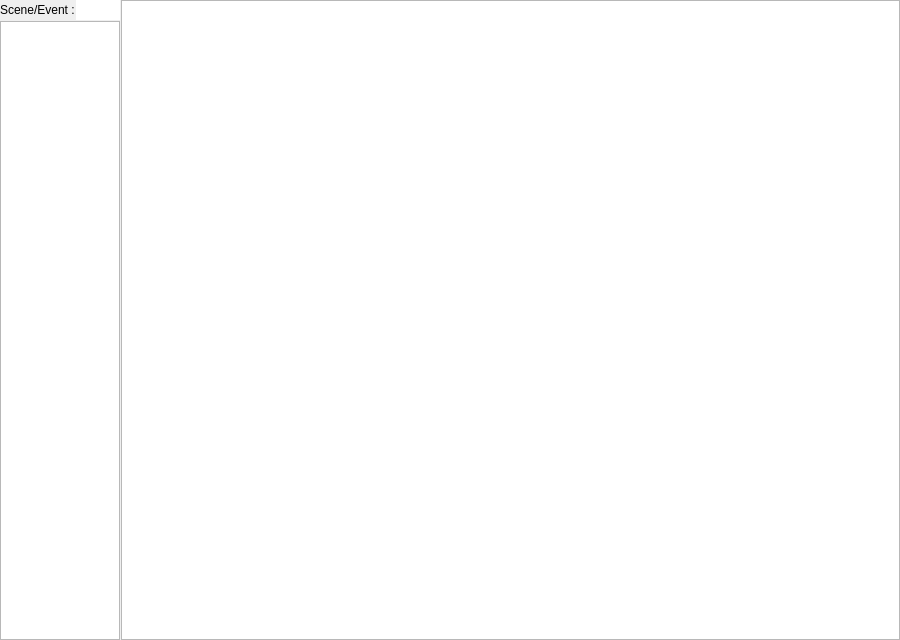
<?xml version="1.0" encoding="UTF-8"?>
<ui version="4.0">
 <class>Form</class>
 <widget class="QWidget" name="Form">
  <property name="geometry">
   <rect>
    <x>0</x>
    <y>0</y>
    <width>900</width>
    <height>640</height>
   </rect>
  </property>
  <property name="sizePolicy">
   <sizepolicy hsizetype="Expanding" vsizetype="Expanding">
    <horstretch>0</horstretch>
    <verstretch>0</verstretch>
   </sizepolicy>
  </property>
  <property name="windowTitle">
   <string>Form</string>
  </property>
  <layout class="QGridLayout" name="gridLayout">
   <property name="margin">
    <number>0</number>
   </property>
   <property name="spacing">
    <number>1</number>
   </property>
   <item row="0" column="0">
    <widget class="QFrame" name="frame">
     <property name="sizePolicy">
      <sizepolicy hsizetype="Fixed" vsizetype="Expanding">
       <horstretch>0</horstretch>
       <verstretch>0</verstretch>
      </sizepolicy>
     </property>
     <property name="minimumSize">
      <size>
       <width>0</width>
       <height>0</height>
      </size>
     </property>
     <property name="maximumSize">
      <size>
       <width>120</width>
       <height>16777215</height>
      </size>
     </property>
     <property name="lineWidth">
      <number>0</number>
     </property>
     <layout class="QVBoxLayout" name="verticalLayout">
      <property name="spacing">
       <number>1</number>
      </property>
      <property name="margin">
       <number>0</number>
      </property>
      <item>
       <layout class="QFormLayout" name="formLayout">
        <property name="fieldGrowthPolicy">
         <enum>QFormLayout::AllNonFixedFieldsGrow</enum>
        </property>
        <item row="0" column="0">
         <widget class="QLabel" name="label">
          <property name="text">
           <string>Scene/Event :</string>
          </property>
         </widget>
        </item>
        <item row="0" column="1">
         <widget class="QLineEdit" name="filterScene">
          <property name="focusPolicy">
           <enum>Qt::ClickFocus</enum>
          </property>
          <property name="maxLength">
           <number>32767</number>
          </property>
          <property name="frame">
           <bool>false</bool>
          </property>
         </widget>
        </item>
       </layout>
      </item>
      <item>
       <widget class="QListWidget" name="clipList">
        <property name="sizePolicy">
         <sizepolicy hsizetype="Expanding" vsizetype="Expanding">
          <horstretch>0</horstretch>
          <verstretch>0</verstretch>
         </sizepolicy>
        </property>
        <property name="dragDropMode">
         <enum>QAbstractItemView::InternalMove</enum>
        </property>
        <property name="selectionMode">
         <enum>QAbstractItemView::NoSelection</enum>
        </property>
        <property name="iconSize">
         <size>
          <width>48</width>
          <height>48</height>
         </size>
        </property>
        <property name="verticalScrollMode">
         <enum>QAbstractItemView::ScrollPerPixel</enum>
        </property>
        <property name="movement">
         <enum>QListView::Snap</enum>
        </property>
        <property name="flow">
         <enum>QListView::TopToBottom</enum>
        </property>
        <property name="resizeMode">
         <enum>QListView::Fixed</enum>
        </property>
        <property name="layoutMode">
         <enum>QListView::SinglePass</enum>
        </property>
        <property name="spacing">
         <number>0</number>
        </property>
        <property name="viewMode">
         <enum>QListView::ListMode</enum>
        </property>
        <property name="sortingEnabled">
         <bool>true</bool>
        </property>
       </widget>
      </item>
     </layout>
    </widget>
   </item>
   <item row="0" column="1">
    <widget class="QFrame" name="listFrame">
     <property name="frameShape">
      <enum>QFrame::NoFrame</enum>
     </property>
     <property name="frameShadow">
      <enum>QFrame::Raised</enum>
     </property>
     <property name="lineWidth">
      <number>0</number>
     </property>
     <layout class="QVBoxLayout" name="verticalLayout_2">
      <property name="margin">
       <number>0</number>
      </property>
      <item>
       <widget class="QListWidget" name="storyboardList">
        <property name="editTriggers">
         <set>QAbstractItemView::DoubleClicked|QAbstractItemView::EditKeyPressed</set>
        </property>
        <property name="dragEnabled">
         <bool>false</bool>
        </property>
        <property name="dragDropMode">
         <enum>QAbstractItemView::InternalMove</enum>
        </property>
        <property name="alternatingRowColors">
         <bool>false</bool>
        </property>
        <property name="selectionMode">
         <enum>QAbstractItemView::ExtendedSelection</enum>
        </property>
        <property name="selectionBehavior">
         <enum>QAbstractItemView::SelectItems</enum>
        </property>
        <property name="selectionRectVisible">
         <bool>true</bool>
        </property>
        <property name="sortingEnabled">
         <bool>true</bool>
        </property>
       </widget>
      </item>
     </layout>
    </widget>
   </item>
  </layout>
 </widget>
 <resources/>
 <connections/>
</ui>
